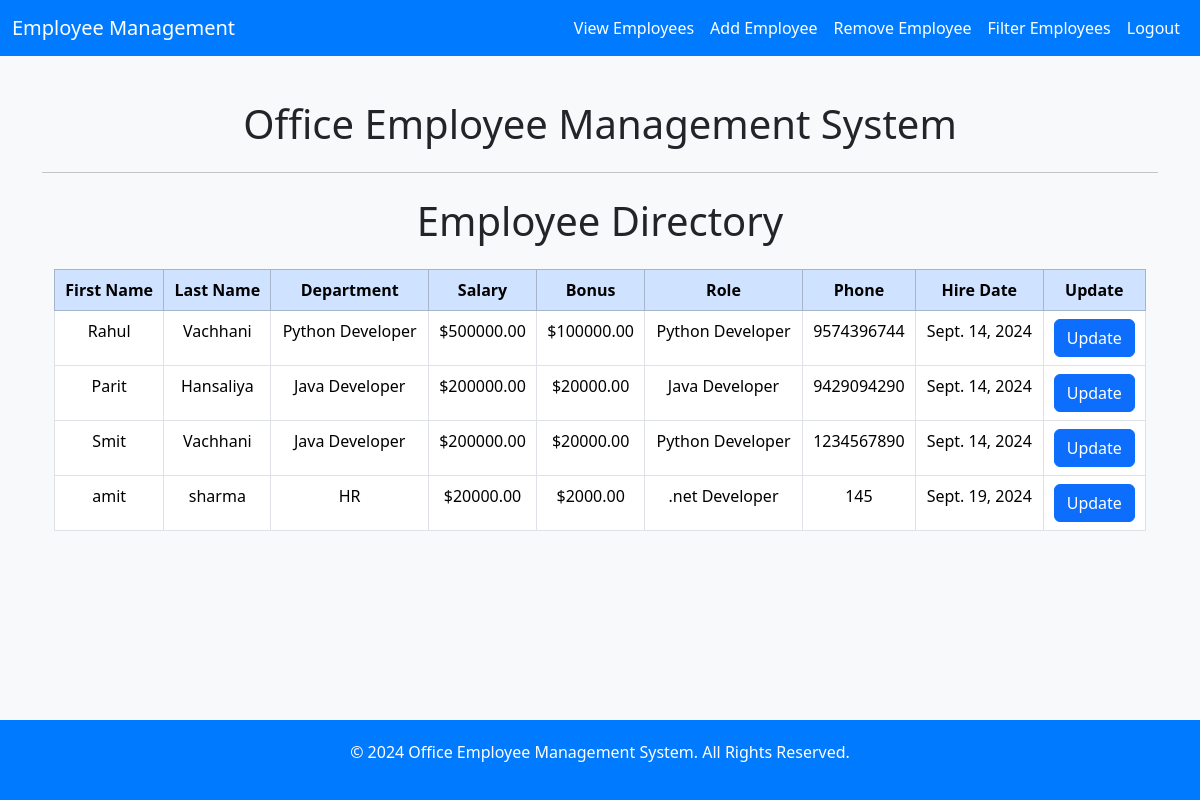
Before: /all_emp/ (signed in) with the older database file.
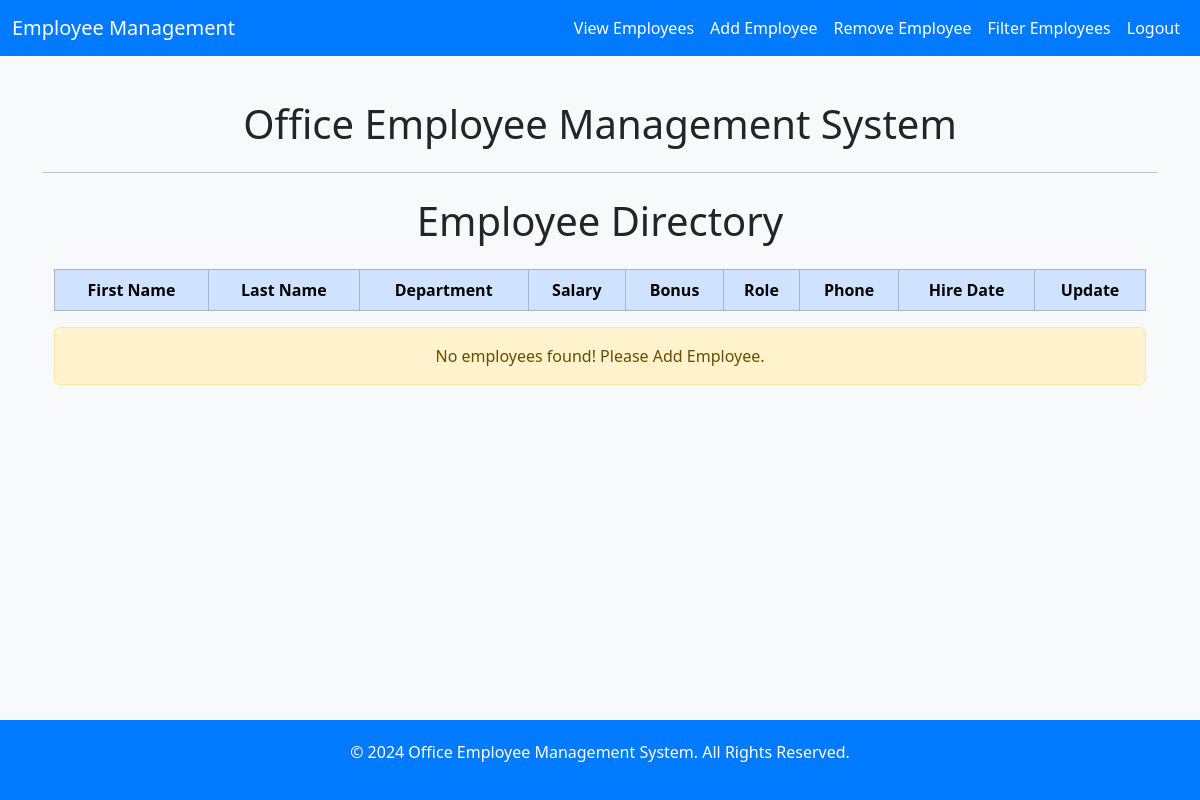
After: the same page with the newer database file.
### emp/models.py (models this page shows, shortened)
class Employee(models.Model):
    first_name = models.CharField(max_length=100, null=False)
    last_name = models.CharField(max_length=100)
    dept = models.ForeignKey(Department, on_delete=models.CASCADE)
    salary = models.IntegerField(default=0)
    bonus = models.IntegerField(default=0)
    role = models.ForeignKey(Role, on_delete=models.CASCADE)
    phone = models.IntegerField(default=0)
    hire_date = models.DateField(auto_now_add=True)  # Automatically sets to the date when created
    date = models.TimeField(auto_now_add=True)

class Department(models.Model):
    name = models.CharField(max_length=100, null=False)
    location = models.CharField(max_length=100)

class Role(models.Model):
    name = models.CharField(max_length=100)

### emp/views.py (the view)
# urls.py: path('all_emp/', views.all_emp, name = 'all_emp'),
def all_emp(request):
    if request.user.is_authenticated:
        emps = Employee.objects.all()
        context = {
            'emps':emps
        }
        return render(request, 'all_emp.html', context)
    messages.warning(request, "First Login Then Try Agin!!")
    return render(request, 'login.html')

### emp/templates/all_emp.html (shortened to what this page needs)
 {% extends "base.html" %}
{% block body %}
<div class="container">
    <h1 class="my-4 text-center">Employee Directory</h1>
    <div class="table-responsive">
        <table class="table table-bordered table-hover">
            <thead class="table-primary text-center">
                <tr>
                    <th scope="col">First Name</th>
                    <th scope="col">Last Name</th>
                    <th scope="col">Department</th>
                    <th scope="col">Salary</th>
                    <th scope="col">Bonus</th>
                    <th scope="col">Role</th>
                    <th scope="col">Phone</th>
                    <th scope="col">Hire Date</th>
                    <th scope="col">Update</th>
                </tr>
            </thead>
            <tbody>
                {% for emp in emps %}
                <tr class="text-center">
                    <td>{{ emp.first_name }}</td>
                    <td>{{ emp.last_name }}</td>
                    <td>{{ emp.dept.name }}</td>
                    <td>${{ emp.salary|floatformat:2 }}</td>
                    <td>${{ emp.bonus|floatformat:2 }}</td>
                    <td>{{ emp.role.name }}</td>
                    <td>{{ emp.phone }}</td>
                    <td>{{ emp.hire_date }}</td>
                    <td>
                           <a href="{% url "update_emp" id=emp.id %}"><button type="submit" class="btn btn-primary">Update</button></a>
                    </td>
                </tr>
                {% endfor %}
            </tbody>
        </table>
    </div>
    {% if not emps %}
    <div class="alert alert-warning text-center" role="alert">
        No employees found! Please Add Employee.
    </div>
    {% endif %}
</div>
{% endblock body %}

### emp/templates/base.html (shortened to what this page needs)
<!doctype html>
<html lang="en">
<head>
    <link href="https://cdn.jsdelivr.net/npm/bootstrap@5.3.3/dist/css/bootstrap.min.css" rel="stylesheet"
>
</head>
<body>
    <nav class="navbar navbar-expand-lg navbar-dark">
        <div class="container-fluid">
            <a class="navbar-brand" href="/">Employee Management</a>
            <div class="collapse navbar-collapse" id="navbarNav">
                <ul class="navbar-nav ms-auto">
                    <li class="nav-item">
                        <a class="nav-link" href="/all_emp">View Employees</a>
                    </li>
                    <li class="nav-item">
                        <a class="nav-link" href="/add_emp">Add Employee</a>
                    </li>
                    <li class="nav-item">
                        <a class="nav-link" href="/remove_emp">Remove Employee</a>
                    </li>
                    <li class="nav-item">
                        <a class="nav-link" href="/filter_emp">Filter Employees</a>
                    </li>
                    {% if user.is_authenticated %}
                    <li class="nav-item">
                        <a class="nav-link" href="/signout">Logout</a>
                    </li>
                    {% else %}
                    <li class="nav-item">
                        <a class="nav-link" href="/login">Login</a>
                    </li>
                    {% endif %}
                </ul>
            </div>
        </div>
    </nav>
    <div class="container">
        <h1 class="my-4 text-center">Office Employee Management System</h1>
        <hr>
        {% block body %}{% endblock body %}
    </div>
    <footer>
        <p>&copy; 2024 Office Employee Management System. All Rights Reserved.</p>
    </footer>
</body>
</html>

Changed rows visible on the page:
removed Employee: first_name "Rahul", last_name "Vachhani", dept.name "Python Developer", salary "500000.00", bonus "100000.00", role.name "Python Developer", phone "9574396744", hire_date "Sept. 14, 2024"
removed Employee: first_name "Parit", last_name "Hansaliya", dept.name "Java Developer", salary "200000.00", bonus "20000.00", role.name "Java Developer", phone "9429094290", hire_date "Sept. 14, 2024"
removed Employee: first_name "Smit", last_name "Vachhani", dept.name "Java Developer", salary "200000.00", bonus "20000.00", role.name "Python Developer", phone "1234567890", hire_date "Sept. 14, 2024"
removed Employee: first_name "amit", last_name "sharma", dept.name "HR", salary "20000.00", bonus "2000.00", role.name ".net Developer", phone "145", hire_date "Sept. 19, 2024"
Other visible differences:
text now shown: "No employees found! Please Add Employee."
